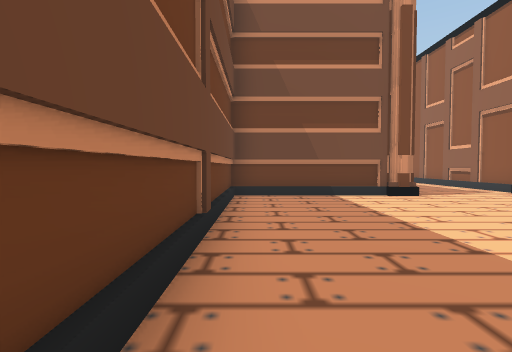
view 1 (above)

16 first-person views from a walk through a scene from a Unity 3-D project. The camera is 1.5 m above the floor, tilts 2° down and sees 85° across. The floor is counted in squares, 2 m on a side. Each view is taken from the middle of a square. On the plan, view 1 faces up. The plan holds only what a view shows up to about 10 squares ahead; the rest is blank. The place goes on beyond the plan. The player is left out.

view 2
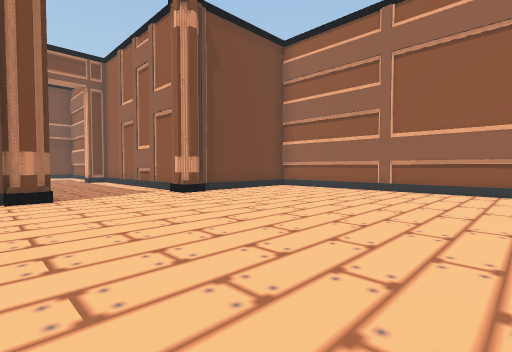

view 3
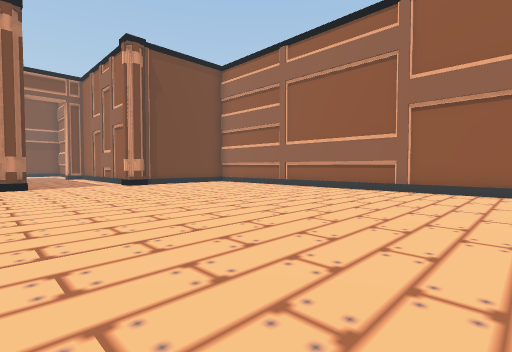

view 4
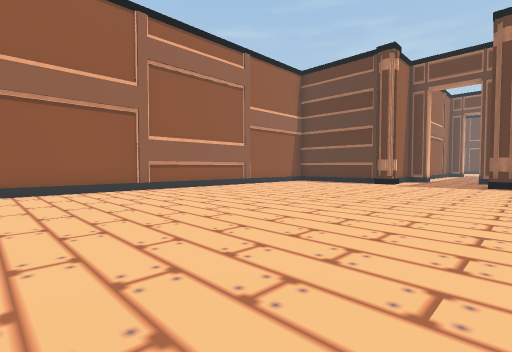

view 5
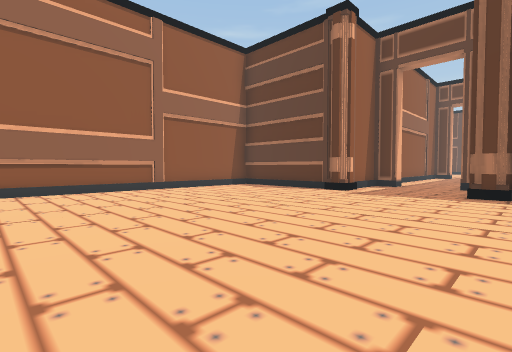

view 6
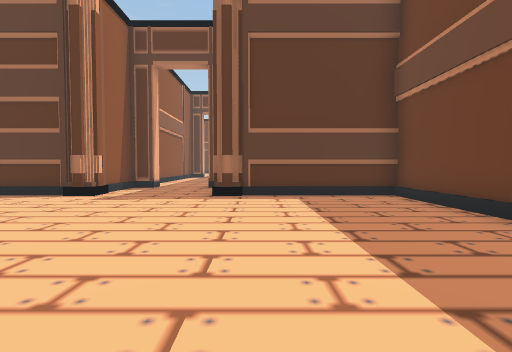

view 7
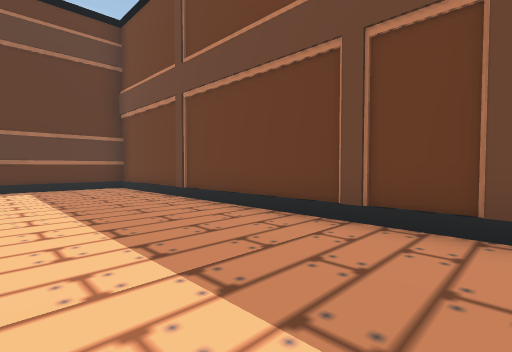

view 8
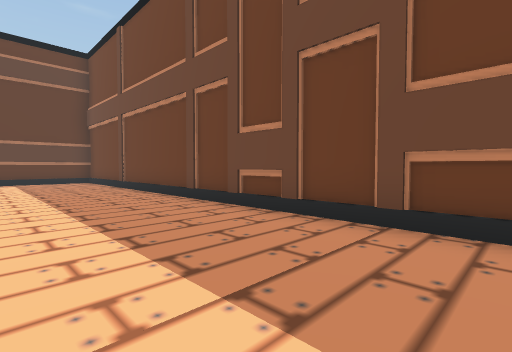

view 9
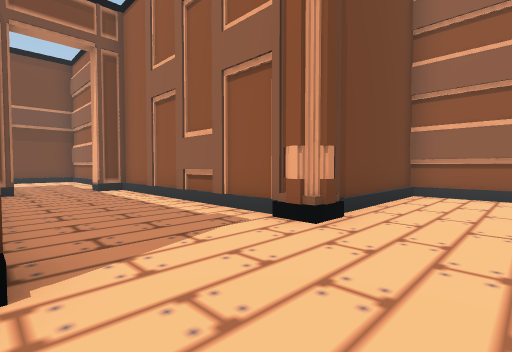

view 10
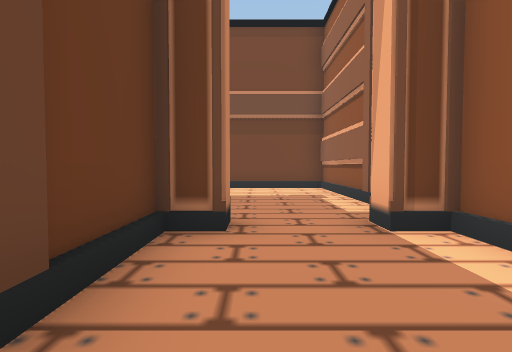

view 11
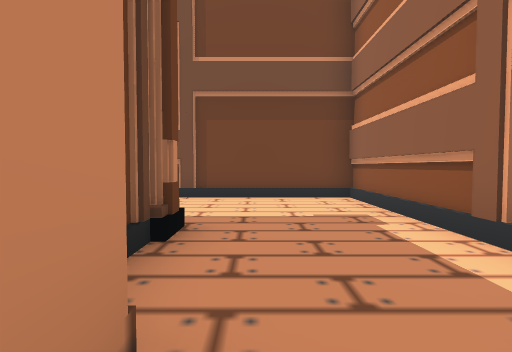

view 12
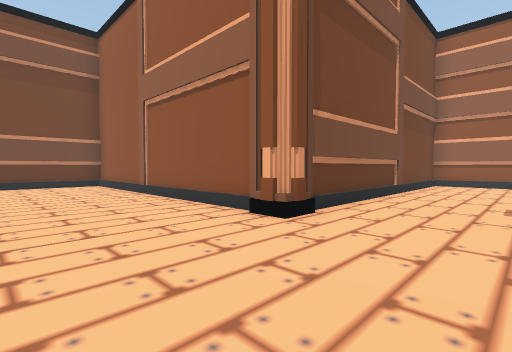

view 13
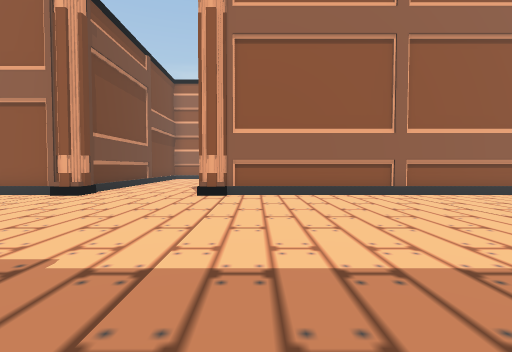

view 14
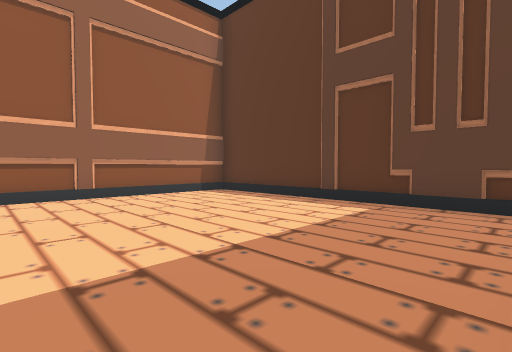

view 15
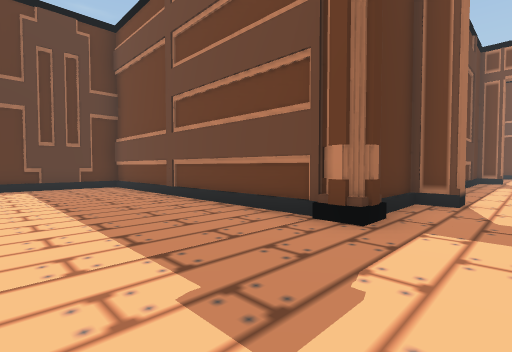

view 16
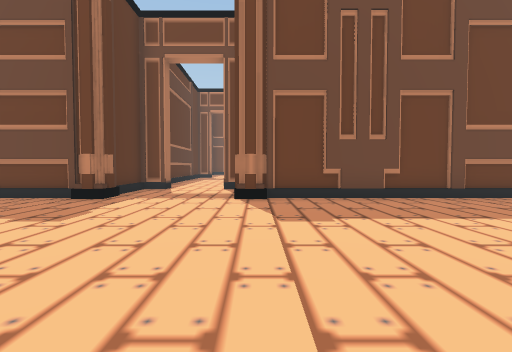

### Floor plan
Key: @ floor where view 1 was taken; # wall or solid block; . floor; / step, stairs or slope.
Columns run from 15 left of view 1 to 12 right of it. Each row starts with its distance up from view 1.
 29            ../#
 28           .../#
 27      #.   .../#
 26      #..  .../#
 25      #... .../#
 24      #......./#
 23      #......./#
 22      #......./#
 21      #......./##########
 20    #...................#
 19 .......................#
 18 ...#...................#
 17    ###......./#    #...#
 16      #......./#    ....
 15      #......./#   ##..##
 14      #......./#   #....#
 13      #......./#   #....#
 12      #......./#   #....#
 11      #......./#    ....#
 10      #......./#    ....#
  9      #......./#    ....#
  8      ###############...#####
  7               #........#...#
  6               #............#
  5               #............#
  4               #............#
  3               #............#
  2               #............#
  1               #............#
  0               #@...........#
 -1               #............#
 -2               #............#
 -3               #............#
 -4               #............#
 -5               #............#
 -6               #............#
 -7               #............#
 -8               #............#
 -9               #............#
-10               #............#
-11               #............#
-12               #............
-13               #...........
-14               #....#...#.
-15               ######...###
-16                    ....#
-17                    #..##

Where each view was taken, in squares from view 1:
view 1: 0 up, 0 right, facing up
view 2: 0 up, 3 right, facing up-right
view 3: 4 down, 3 right, facing up-right
view 4: 2 down, 3 right, facing down-right
view 5: 6 down, 3 right, facing down-right
view 6: 7 down, 3 right, facing down
view 7: 4 down, 3 right, facing down-left
view 8: 0 up, 3 right, facing down-left
view 9: 5 up, 4 right, facing up-right
view 10: 11 up, 5 right, facing up
view 11: 14 up, 5 right, facing up
view 12: 18 up, 5 left, facing up-right
view 13: 16 up, 9 left, facing right
view 14: 14 up, 9 left, facing down-right
view 15: 19 up, 6 left, facing down-left
view 16: 21 up, 3 left, facing left
